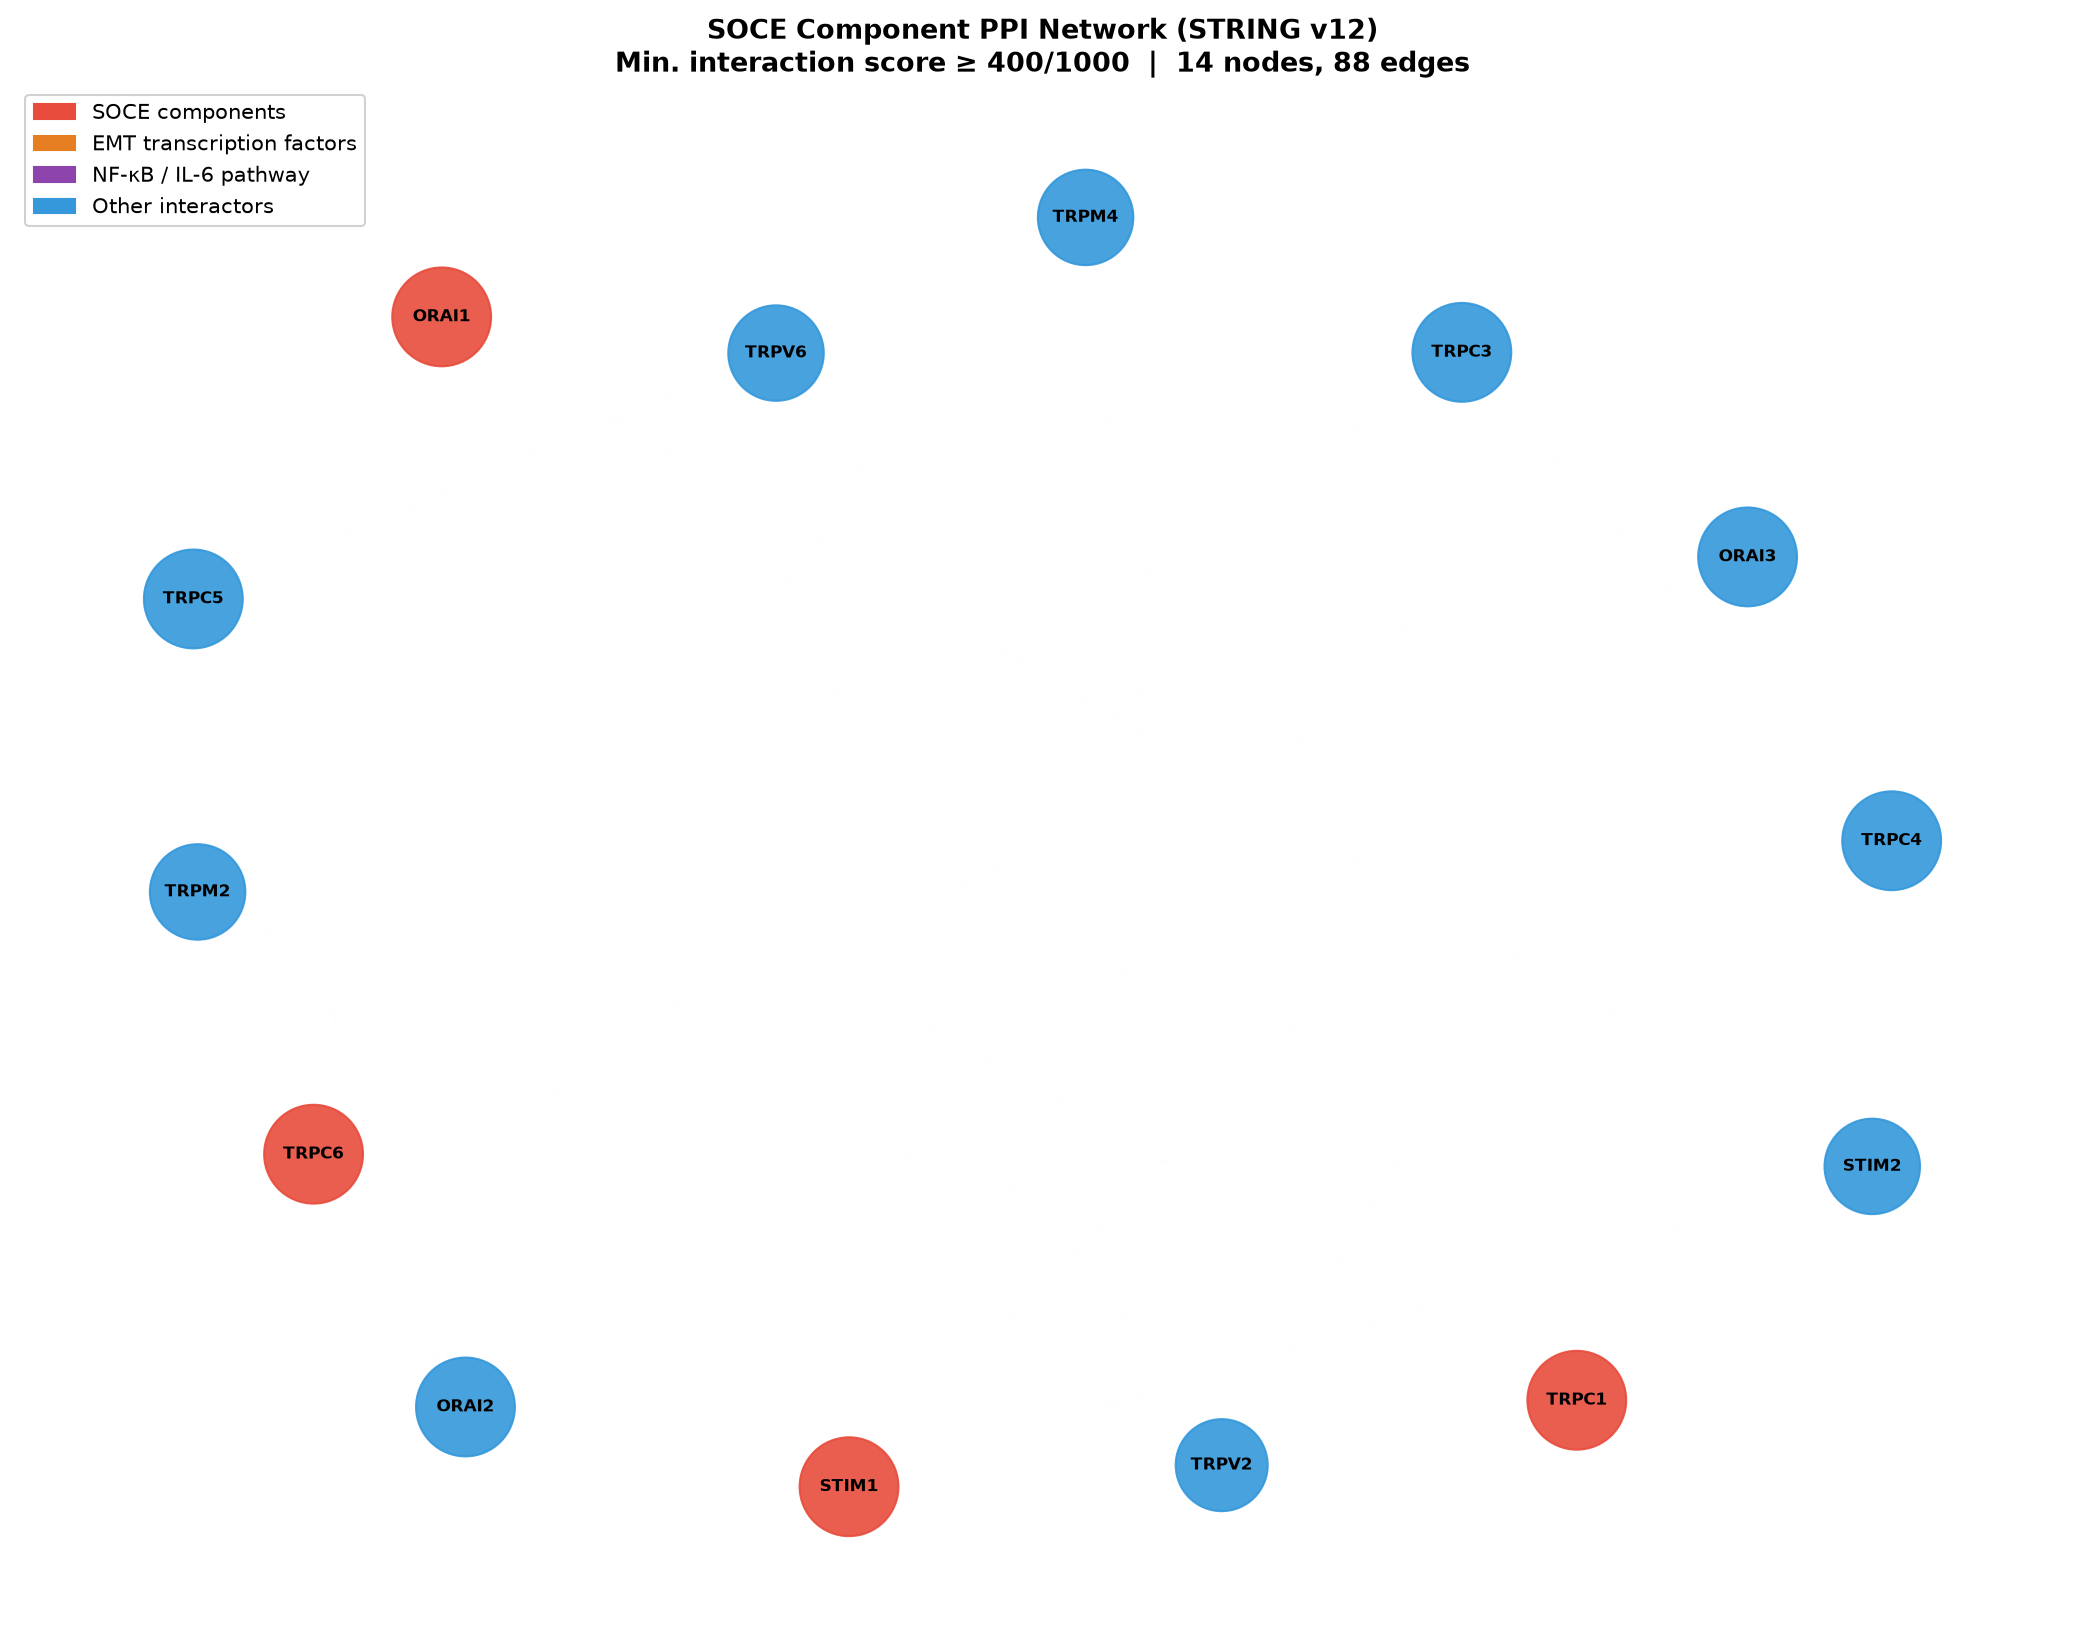

The Python source for this figure:
#!/usr/bin/env python3
"""
03_ppi_network.py  –  Protein-Protein Interaction Network (STRING v12)
======================================================================
Builds and visualises the PPI network for SOCE components and their
top interaction partners using the STRING database REST API.

Data source
-----------
  STRING v12 : https://string-db.org/api
  Species    : Homo sapiens (taxon 9606)
  Genes      : STIM1, TRPC6, TRPC1, ORAI1 + top partners

Outputs
-------
  ppi_edges.csv           – All STRING interactions (score ≥ threshold)
  ppi_node_stats.csv      – Degree, betweenness centrality per node
  ppi_network.png / .svg

Usage
-----
  pip install pandas networkx matplotlib requests
  python ppi_network.py

Author : Elmasnur Yilmaz (elmasnrylmz@gmail.com)
"""

import os, time, warnings
import requests
import numpy as np
import pandas as pd
import networkx as nx
import matplotlib
matplotlib.use("Agg")
import matplotlib.pyplot as plt
import matplotlib.patches as mpatches

warnings.filterwarnings("ignore")

# ── Config ───────────────────────────────────────────────────────────────────
OUTDIR        = os.path.dirname(os.path.abspath(__file__))
SEED_GENES    = ["STIM1", "TRPC6", "TRPC1", "ORAI1"]
TAXON         = 9606          # Homo sapiens
MIN_SCORE     = 400           # STRING combined score threshold (out of 1000)
MAX_PARTNERS  = 10            # Top interactors to include per seed gene
STRING_API    = "https://string-db.org/api"
CALLER_ID     = "hcc_soce_bioinformatics_analysis"

# Node colours
COLOURS = {
    "seed":    "#e74c3c",   # SOCE seed genes – red
    "emtf":    "#e67e22",   # EMT transcription factors – orange
    "nfkb":    "#8e44ad",   # NF-κB pathway – purple
    "other":   "#3498db",   # Other interactors – blue
}
EMT_TFS  = {"VIM", "ZEB1", "ZEB2", "SNAI1", "SNAI2", "TWIST1", "TWIST2", "CDH1", "CDH2", "FN1"}
NFKB_TFS = {"RELA", "RELB", "NFKB1", "NFKB2", "IL6R", "TNF", "TNFRSF1A", "ABCC2", "MAP3K7"}


# ── 1. Resolve STRING IDs ────────────────────────────────────────────────────
def resolve_ids(genes: list[str]) -> dict:
    """Returns {gene_symbol: string_id}."""
    url = f"{STRING_API}/json/get_string_ids"
    params = {
        "identifiers": "\r".join(genes),
        "species":     TAXON,
        "limit":       1,
        "caller_identity": CALLER_ID,
    }
    r = requests.post(url, data=params, timeout=60)
    r.raise_for_status()
    id_map = {}
    for item in r.json():
        query = item.get("queryItem") or item.get("input") or item.get("preferredName")
        string_id = item.get("stringId")
        if query and string_id:
            id_map[query] = string_id
    return id_map


# ── 2. Get network ────────────────────────────────────────────────────────────
def get_network(string_ids: list[str], add_nodes: int = MAX_PARTNERS) -> pd.DataFrame:
    """Fetches interaction data from STRING for seed nodes + neighbours."""
    url = f"{STRING_API}/json/network"
    params = {
        "identifiers":        "%0d".join(string_ids),
        "species":            TAXON,
        "required_score":     MIN_SCORE,
        "add_nodes":          add_nodes,
        "caller_identity":    CALLER_ID,
    }
    r = requests.post(url, data=params, timeout=120)
    r.raise_for_status()
    interactions = r.json()
    if not interactions:
        return pd.DataFrame()
    df = pd.DataFrame(interactions)[
        ["preferredName_A", "preferredName_B", "score"]
    ]
    df.columns = ["source", "target", "score"]
    df["score"] = df["score"] / 1000  # normalise to 0-1
    return df


# ── 3. Build NetworkX graph ───────────────────────────────────────────────────
def build_graph(edges: pd.DataFrame) -> nx.Graph:
    G = nx.Graph()
    for _, row in edges.iterrows():
        G.add_edge(row["source"], row["target"], weight=row["score"])
    return G


# ── 4. Compute node statistics ────────────────────────────────────────────────
def node_stats(G: nx.Graph) -> pd.DataFrame:
    deg   = dict(G.degree())
    betw  = nx.betweenness_centrality(G, weight="weight")
    eigen = nx.eigenvector_centrality(G, weight="weight", max_iter=1000)
    df = pd.DataFrame({
        "degree":               pd.Series(deg),
        "betweenness":          pd.Series(betw).round(4),
        "eigenvector":          pd.Series(eigen).round(4),
        "is_seed":              pd.Series({n: n in SEED_GENES for n in G.nodes()}),
    }).sort_values("degree", ascending=False)
    return df


# ── 5. Visualise network ──────────────────────────────────────────────────────
def visualise(G: nx.Graph, edges: pd.DataFrame):
    """Spring-layout network plot with colour-coded node categories."""
    pos = nx.spring_layout(G, seed=42, k=2.0 / np.sqrt(len(G.nodes())))

    node_colours = []
    for n in G.nodes():
        if n in SEED_GENES:
            node_colours.append(COLOURS["seed"])
        elif n in EMT_TFS:
            node_colours.append(COLOURS["emtf"])
        elif n in NFKB_TFS:
            node_colours.append(COLOURS["nfkb"])
        else:
            node_colours.append(COLOURS["other"])

    node_sizes = [300 + 150 * G.degree(n) for n in G.nodes()]
    edge_weights = [G[u][v]["weight"] for u, v in G.edges()]

    fig, ax = plt.subplots(figsize=(14, 11))
    nx.draw_networkx_edges(
        G, pos, ax=ax,
        width=[w * 3 for w in edge_weights],
        edge_color=edge_weights,
        edge_cmap=plt.cm.Blues,
        alpha=0.6,
    )
    nx.draw_networkx_nodes(
        G, pos, ax=ax,
        node_color=node_colours,
        node_size=node_sizes,
        alpha=0.9,
    )
    nx.draw_networkx_labels(G, pos, ax=ax, font_size=8, font_weight="bold")

    legend_patches = [
        mpatches.Patch(color=COLOURS["seed"],  label="SOCE components"),
        mpatches.Patch(color=COLOURS["emtf"],  label="EMT transcription factors"),
        mpatches.Patch(color=COLOURS["nfkb"],  label="NF-κB / IL-6 pathway"),
        mpatches.Patch(color=COLOURS["other"], label="Other interactors"),
    ]
    ax.legend(handles=legend_patches, loc="upper left", framealpha=0.9)
    ax.set_title(
        f"SOCE Component PPI Network (STRING v12)\n"
        f"Min. interaction score ≥ {MIN_SCORE}/1000  |  "
        f"{G.number_of_nodes()} nodes, {G.number_of_edges()} edges",
        fontsize=13, fontweight="bold",
    )
    ax.axis("off")
    plt.tight_layout()
    for ext in ("png", "svg"):
        fig.savefig(os.path.join(OUTDIR, f"ppi_network.{ext}"),
                    dpi=150, bbox_inches="tight")
    plt.close()
    print("  Saved ppi_network.png / .svg")


# ── Main ──────────────────────────────────────────────────────────────────────
if __name__ == "__main__":
    print("=" * 60)
    print("  Module 03 — PPI Network (STRING v12)")
    print("=" * 60)

    print("\n[1/4] Resolving STRING IDs …")
    id_map = resolve_ids(SEED_GENES)
    string_ids = list(id_map.values())
    print(f"  Resolved: {id_map}")

    print(f"\n[2/4] Fetching network (min score {MIN_SCORE}) …")
    time.sleep(1)   # be polite to the STRING API
    edges = get_network(string_ids, add_nodes=MAX_PARTNERS)
    edges.to_csv(os.path.join(OUTDIR, "ppi_edges.csv"), index=False)
    print(f"  {len(edges)} interactions fetched. Saved ppi_edges.csv")

    print("\n[3/4] Building graph & computing statistics …")
    G = build_graph(edges)
    stats_df = node_stats(G)
    stats_df.to_csv(os.path.join(OUTDIR, "ppi_node_stats.csv"))
    print(stats_df.head(15).to_string())

    print("\n[4/4] Visualising …")
    visualise(G, edges)

    print("\n  Done. All outputs saved to:", OUTDIR)
